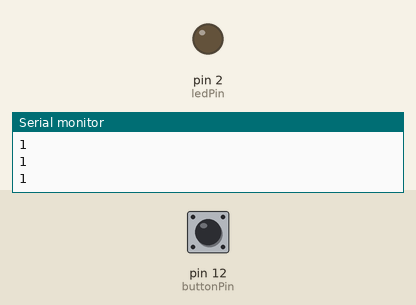
Bench run of a sketch on a simulated Arduino Uno, built with avr-gcc and run on an emulated ATmega328P. On the bench: output pins drawn as LEDs (lit = HIGH), the last lines printed to the serial monitor. The test bench sets the inputs (shaded band); at power-on: pin 12 (buttonPin) HIGH.

Above: at 1.2 s.
1.3 s: pin 12 (buttonPin) pulled LOW for 0.15 s
At 1.5 s:
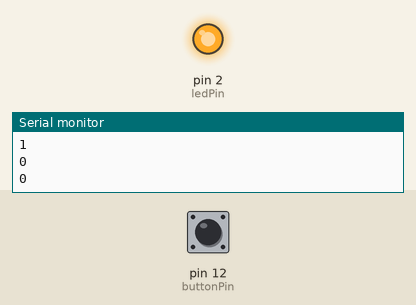
3.1 s: pin 12 (buttonPin) pulled LOW for 3.2 s
At 7.0 s:
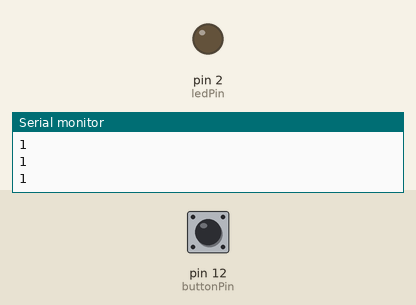
Timing chart, 0 to 8.5 s (numbered marks = the images above; inputs shaded):
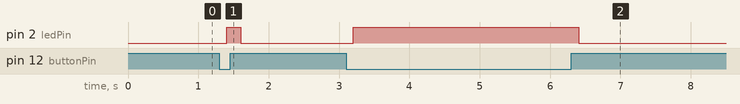

Measured:
- after the input at 1.3 s, pin 2 (ledPin): LOW → HIGH after 0.10 s, → LOW 0.20 s later
- after the input at 3.1 s, pin 2 (ledPin): LOW → HIGH after 0.10 s, → LOW 3.2 s later

The sketch:

arduino_push_button.ino
```cpp
const int buttonPin = 12;     // the number of the pushbutton pin
const int ledPin =  2;      // the number of the LED pin

void setup() {
  Serial.begin(9600);
  pinMode(ledPin, OUTPUT);           // set LED pin as an input:
  pinMode(buttonPin, INPUT_PULLUP);  // set pushbutton pin as an input:
}

void loop() {
  // read the state of the pushbutton value:
  byte buttonState = digitalRead(buttonPin);
  Serial.println(buttonState);
  delay(100);

  // if pushbutton is pressed, turn on LED.
  if (buttonState == LOW) {
    digitalWrite(ledPin, HIGH);

  // if pushbutton is releaased, turn off LED.
  } else {
    digitalWrite(ledPin, LOW);
  }
}
```
